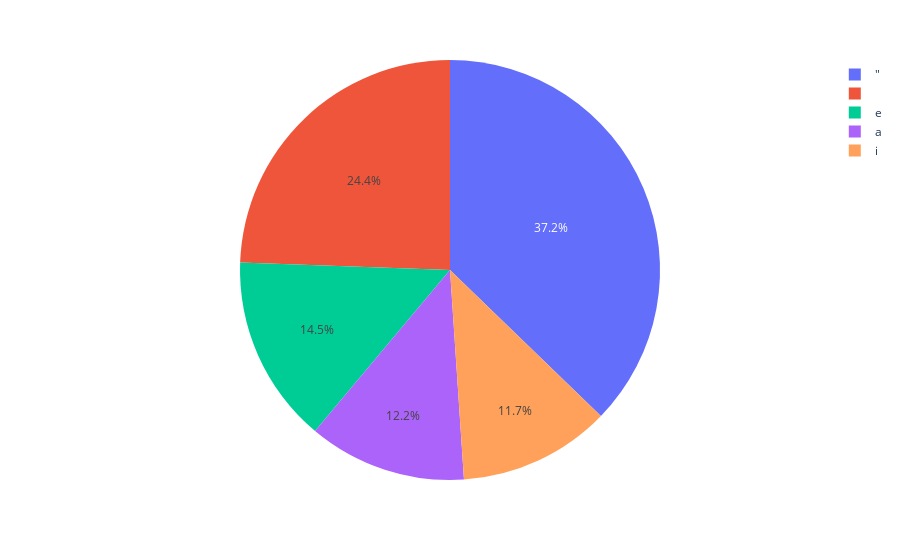

Here is the notebook cell this chart was saved with:
### Markdown cell above
## Q5: Use pie chart to draw top 5 languages.
- Hint: use counter to create dataframe contains production_countries with Frequencies.

### Code cell


### Figure 1 — Plotly figure (JSON) as saved in the notebook; plotly's stock layout.template omitted (floating-point values rounded to 4 significant figures)
{"data": [{"domain": {"x": [0, 1], "y": [0, 1]}, "hovertemplate": "Production Country=%{label}<br>Frequency=%{value}<extra></extra>", "labels": ["\"", " ", "e", "a", "i"], "legendgroup": "", "name": "", "showlegend": true, "type": "pie", "values": [51544, 33827, 20012, 16839, 16202]}], "layout": {"legend": {"tracegroupgap": 0}, "margin": {"t": 60}}}
